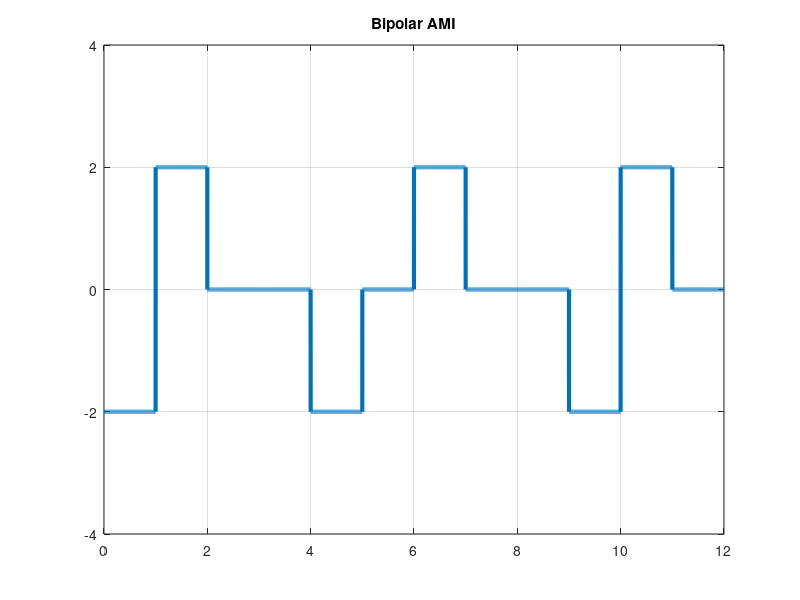

Reproduce this figure in MATLAB.
%Bipolar AMI
%IF bit=1 y(from:to) = opposit of previous state for non zero bit
%IF bit=0 y(from:to) = 0

clc;

bits = [1 1 0 0 1 0 1 0 0 1 1 0];
bitrate = 1;
amplitude = 2;

%Encoding
T = length(bits)/bitrate;   %total time to transmit all bit
n = 1000;   %number of sample per bit
N = length(bits)*n; %number of total sample for all bit
dt = T/N;   %difference between adjecent two sample

x =  0:dt:T;
y = zeros(1,length(x));

lastState = amplitude;

for i=0: length(bits)-1
  from = (i*n)+1;
  to = (i+1)*n;
  
  if(bits(i+1) == 1)
    y(from : to) = -lastState;
    lastState = -lastState;
  else
    y(from : to) = 0;
  end
end

plot(x,y, 'LineWidth', 3);
grid on;
axis([0 T -amplitude-2 amplitude+2]);
title("Bipolar AMI");

%Decoding
data = zeros(1,length(bits));
for i=0: length(data)-1
  from = (i*n)+1;
  to = (i+1)*n;
  
  if(y(from : to) == 0)
      data(i+1) = 0;
  else
      data(i+1) = 1;
  end
end
disp(data);